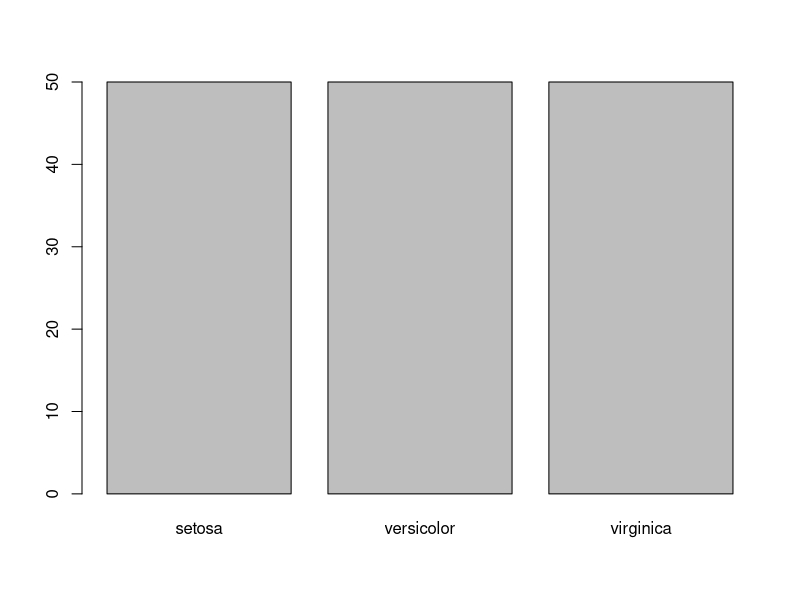
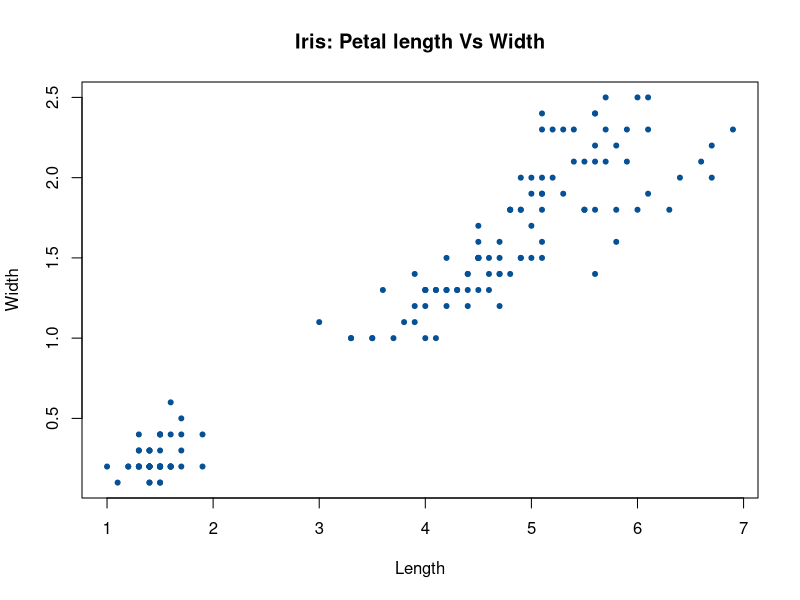
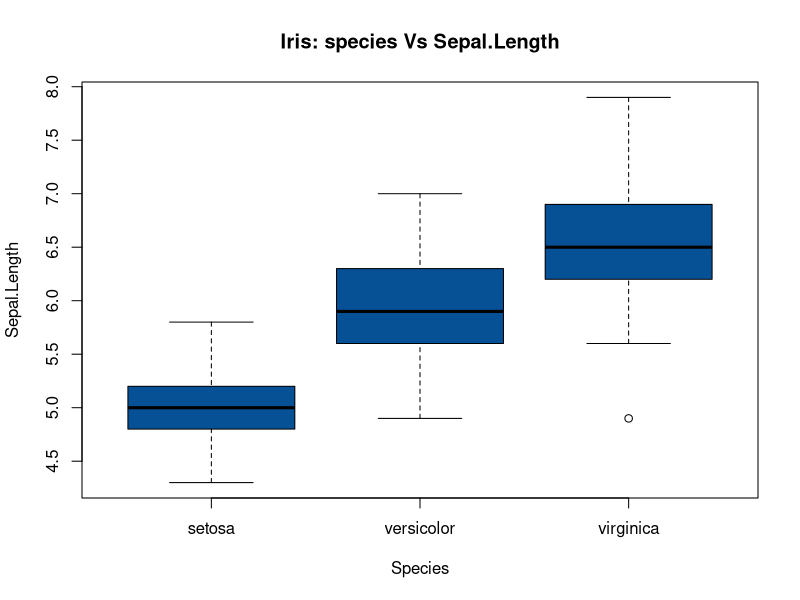

Here is the R script that generated these plots, in order: (Note: this script raises an error after producing the figures.)
#File: Test.R
#location: #file/Users/rajeshkumar/MS_Assignment/R_Script/Statistics
#Course :MS_DataAnalytics
#Section: Basic Graph plot
#Author: Rajesh Kumar
#Date: 18-Oct-2020

#load dataset
library(datasets) #load base package dataset.

#Load Data
head(iris)

#plot the graph using inbuild PLOT() function

plot(iris$Species)  #Categorial Variable

#Quantatative variable
plot(iris$Petal.Length , iris$Petal.Width, 
     col = "#065096" , #Hexa color code
     pch = 20 , #solid point
     main = "Iris: Petal length Vs Width",
     xlab= "Length",
     ylab = "Width"
)

#catogrical * Quantatative Variable 
plot(iris$Species,iris$Sepal.Length,
     col= "#065096" , #Hexa color code
     main = "Iris: species Vs Sepal.Length",
     xlab="Species",
     ylab="Sepal.Length"
     )

#detach dataset
detach("package:dataset",unload = TRUE)

#clear console
cat("\014") #ctrl+L